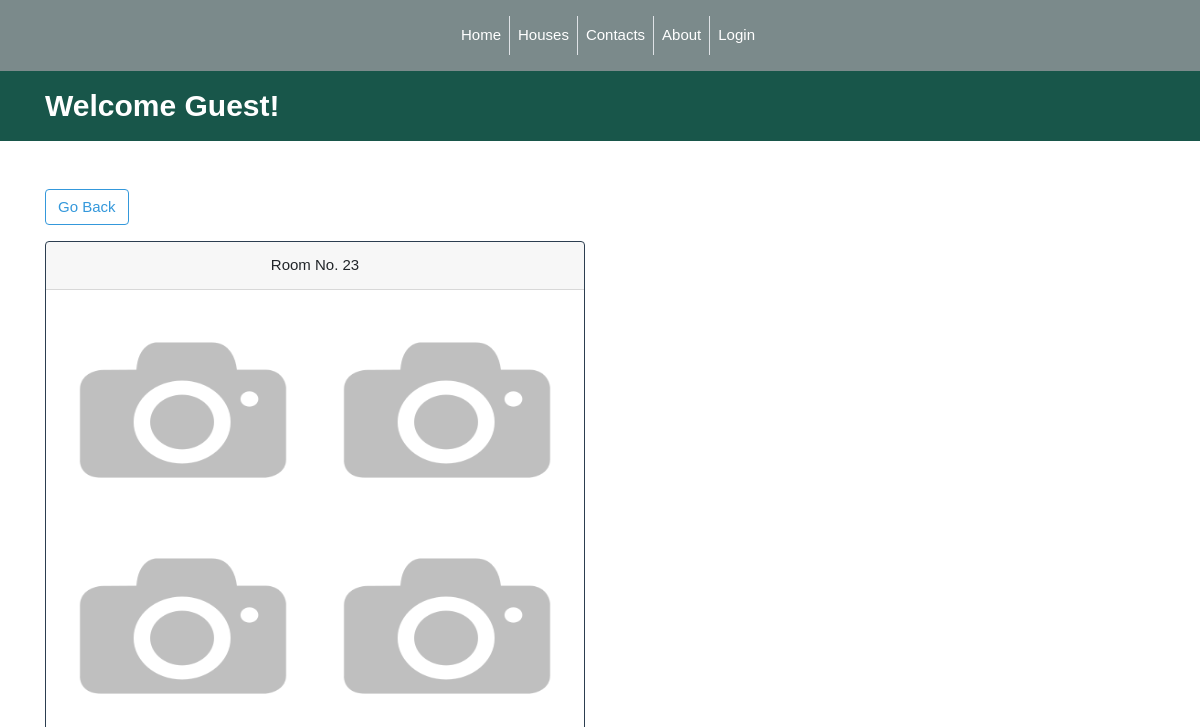
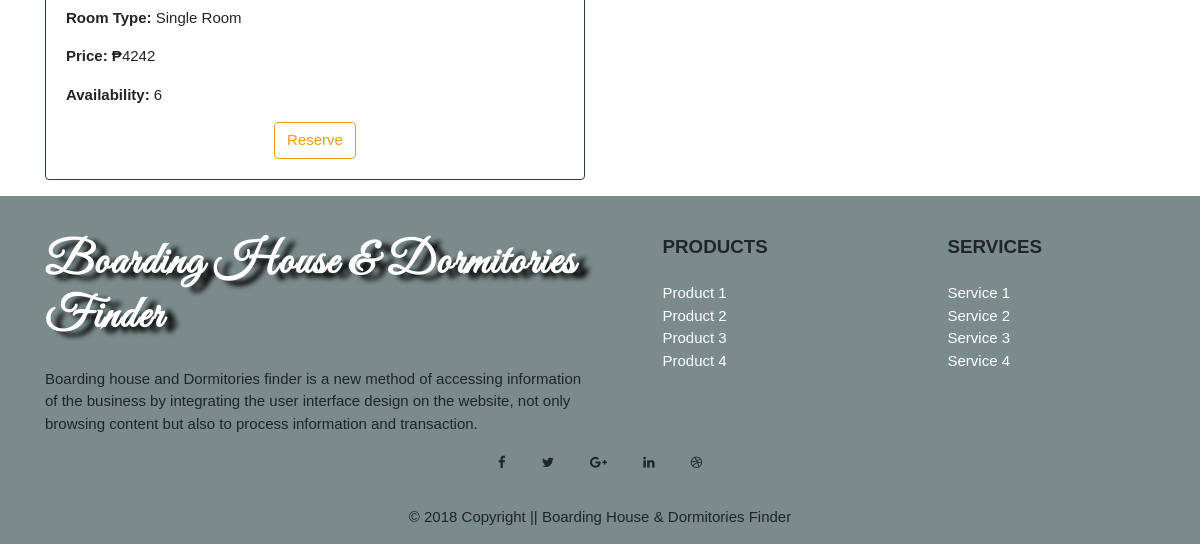
Before: /customer/show_room.php?id=53 with the older database file (2 pictures, top to bottom).
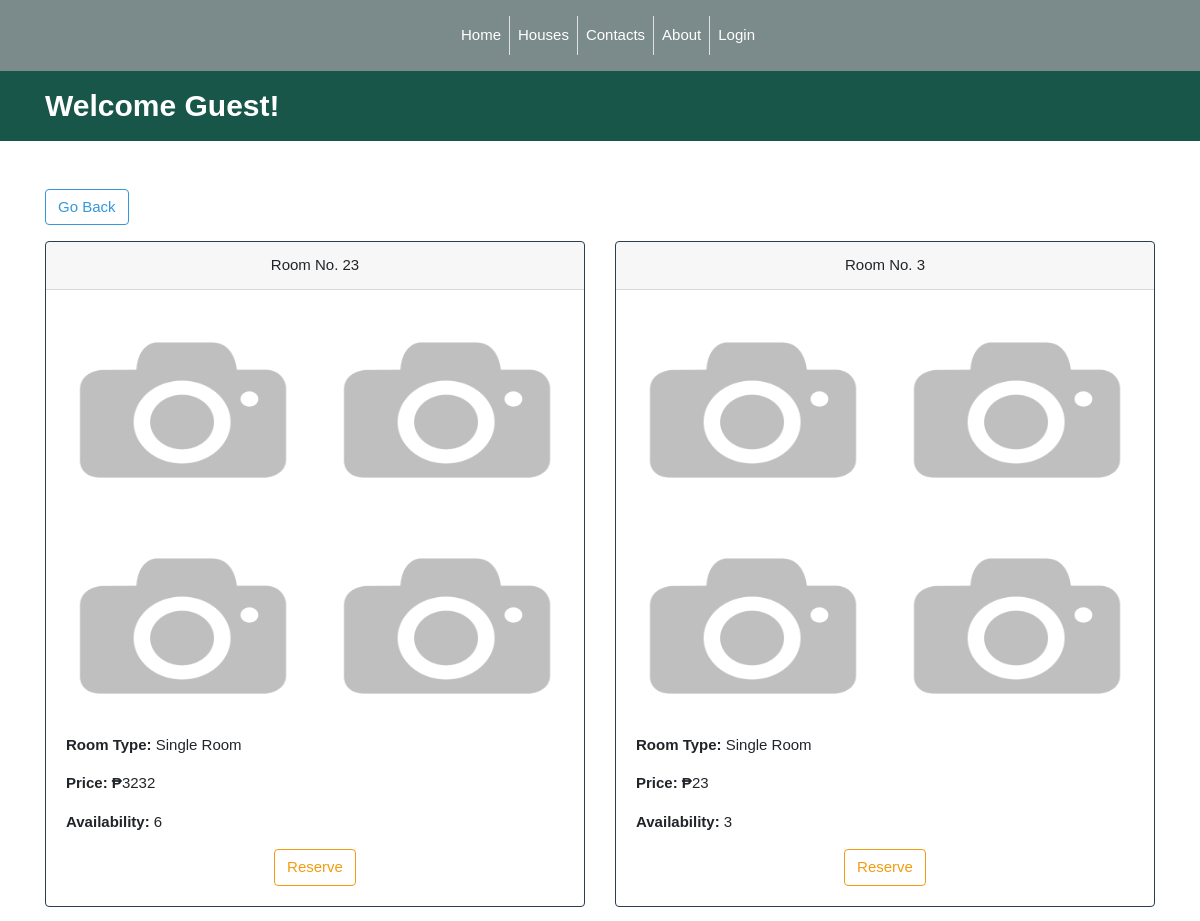
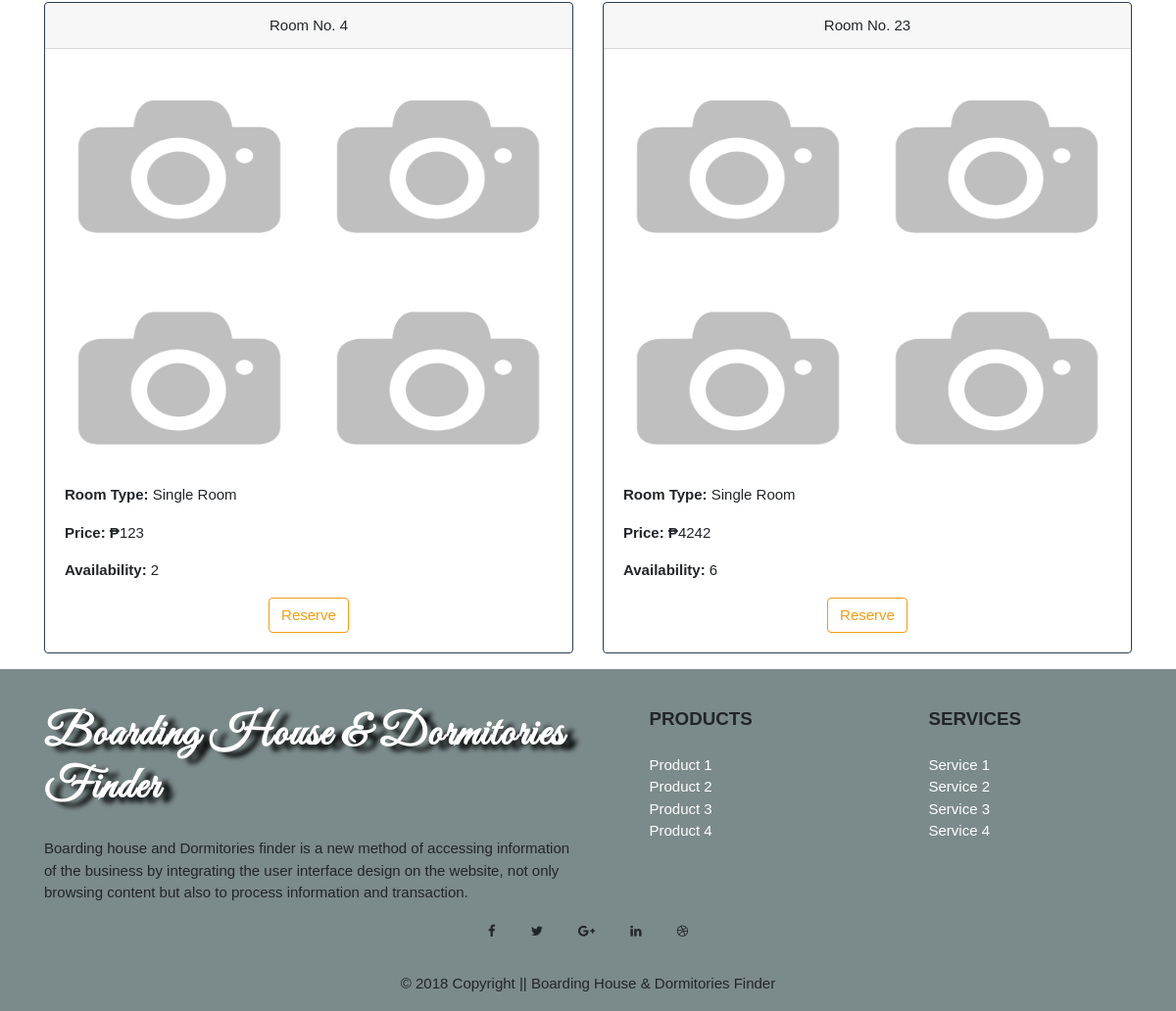
After: the same page with the newer database file (2 pictures, top to bottom).
### tables this page shows
CREATE TABLE IF NOT EXISTS `rooms` (
  `room_id` int(11) NOT NULL,
  `house_id` int(11) NOT NULL,
  `room_type` int(11) NOT NULL,
  `room_number` varchar(10) NOT NULL,
  `room_price` varchar(255) NOT NULL,
  `room_customer_no` int(11) NOT NULL,
  `availability` varchar(255) NOT NULL,
  `room_pic_1` varchar(255) NOT NULL,
  `room_pic_2` varchar(255) NOT NULL,
  `room_pic_3` varchar(255) NOT NULL,
  `room_pic_4` varchar(255) NOT NULL,
  `update_date` varchar(255) NOT NULL,
  `created_date` varchar(255) NOT NULL
);

### customer/show_room.php (the view, shortened to what this page needs)
<?php
	function display_content(){
		require '../condb.php';
		$id = $_GET['id'];
		?>
		<div class="container">
		<a href="customer_house_list.php" class="btn btn-outline-info mt-5 mb-3">Go Back</a>
		<div class="row">
			<div class="col-sm-12">
				<div class="row">
				<?php
				$sql3 = "SELECT * FROM rooms WHERE house_id = '$id' ORDER BY room_id DESC";
				$results3 = mysqli_query($conn, $sql3);
				while ($row3 = mysqli_fetch_assoc($results3)) {
					extract($row3);
				?>
				<div class="col-sm-6">
				<div class="card border-primary mb-3">
				  <div class="card-header text-center">Room No. <?php echo $room_number?></div>
				  <div class="card-body">
				  	<div class="gallery-rooms">
				  		<div class="row">
				  			<div class="col-sm-6">
						  		<a href="<?php echo $room_pic_1 ?>" data-lightbox="mygallery"><img  class ="gallery-rooms-img img-fluid" src="<?php echo $room_pic_1 ?>"></a>
				  			</div>
	  			  			<div class="col-sm-6 mb-3">
	  					  		<a href="<?php echo $room_pic_2 ?>" data-lightbox="mygallery"><img  class ="gallery-rooms-img img-fluid" src="<?php echo $room_pic_2 ?>"></a>
	  			  			</div>
		  			  			<div class="col-sm-6">
		  					  		<a href="<?php echo $room_pic_3 ?>" data-lightbox="mygallery"><img  class ="gallery-rooms-img img-fluid" src="<?php echo $room_pic_3 ?>"></a>
		  			  			</div>
		  			  			<div class="col-sm-6">
		  					  		<a href="<?php echo $room_pic_4 ?>" data-lightbox="mygallery"><img  class ="gallery-rooms-img img-fluid" src="<?php echo $room_pic_4 ?>"></a>
		  			  			</div>
				  		</div>
				  	</div>
				  	<?php
				  	if ($room_type = 1 ) {
				  		?>
				    	<p class="mt-2"><span class="room-type">Room Type:</span> Single Room</p>
				  		<?php
				  	}else{
				  		?>
				    	<p class="mt-2"><span class="room-type">Room Type:</span> Double Room</p>
				  		<?php
				  	}
				  	?>
				  	<p class="mt-1"><span class="room-price">Price: &#8369</span><?php echo $room_price ?> </p>
				  	<p class="mt-1"><span class="room-price">Availability: </span><?php echo $availability ?> </p>
				  	<div class="row">
				  		<div class="col-sm-12 text-center">
				  			<?php
				  			$customer_id = $_SESSION['user_id'];
				  			$reserve = "SELECT * FROM reservations WHERE customer_id = '$customer_id'";
				  			$reserve_results = mysqli_query($conn, $reserve);
				  			$reserve_row = mysqli_num_rows($reserve_results);
				  			if ($reserve_row >= 1) {
				  				?>
				  				<h6>You Already Reserve a Room</h6>
				  				<?php
				  			}else{
				  			?>
				  			<form method="POST" action="reservation.php?room=<?php echo $room_id?>">
				  			<input type="submit" value="Reserve" class="btn btn-outline-warning" name="goToreservation">
				  			</form>
				  		<?php
				  		}
				  		?>
				  		</div>
				  	</div>
				  </div>
				</div>
				</div>
				<?php
				};
				?>
				</div>
			</div>
		</div>
		</div>
		<?php
	}
	require '../template.php';
?>

Changed rows visible on the page:
added rooms: room_number "23", room_pic_1 (placeholder picture), room_pic_2 (placeholder picture), room_pic_3 (placeholder picture), room_pic_4 (placeholder picture), room_price "3232", availability "6"
added rooms: room_number "3", room_pic_1 (placeholder picture), room_pic_2 (placeholder picture), room_pic_3 (placeholder picture), room_pic_4 (placeholder picture), room_price "23", availability "3"
added rooms: room_number "4", room_pic_1 (placeholder picture), room_pic_2 (placeholder picture), room_pic_3 (placeholder picture), room_pic_4 (placeholder picture), room_price "123", availability "2"
